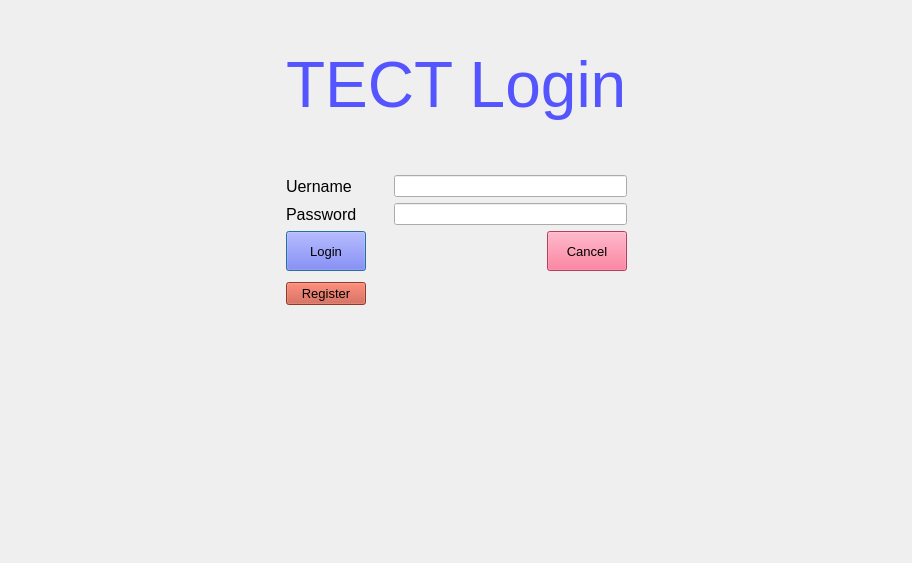
<?xml version="1.0" encoding="UTF-8"?>
<ui version="4.0">
 <class>Login</class>
 <widget class="QDialog" name="Login">
  <property name="geometry">
   <rect>
    <x>0</x>
    <y>0</y>
    <width>912</width>
    <height>563</height>
   </rect>
  </property>
  <property name="sizePolicy">
   <sizepolicy hsizetype="Fixed" vsizetype="Fixed">
    <horstretch>0</horstretch>
    <verstretch>0</verstretch>
   </sizepolicy>
  </property>
  <property name="windowTitle">
   <string>Login</string>
  </property>
  <property name="autoFillBackground">
   <bool>true</bool>
  </property>
  <layout class="QGridLayout" name="TopGirdLayout">
   <item row="0" column="0">
    <layout class="QVBoxLayout" name="verticalLayout_6">
     <item>
      <layout class="QHBoxLayout" name="horizontalLayout_8">
       <item>
        <spacer name="horizontalSpacer_3">
         <property name="orientation">
          <enum>Qt::Horizontal</enum>
         </property>
         <property name="sizeHint" stdset="0">
          <size>
           <width>196</width>
           <height>14</height>
          </size>
         </property>
        </spacer>
       </item>
       <item>
        <layout class="QVBoxLayout" name="VL_component">
         <item>
          <layout class="QVBoxLayout" name="verticalLayout_2">
           <item>
            <spacer name="verticalSpacer_7">
             <property name="orientation">
              <enum>Qt::Vertical</enum>
             </property>
             <property name="sizeHint" stdset="0">
              <size>
               <width>20</width>
               <height>38</height>
              </size>
             </property>
            </spacer>
           </item>
           <item>
            <widget class="QLabel" name="label_3">
             <property name="font">
              <font>
               <family>MS UI Gothic</family>
               <pointsize>48</pointsize>
              </font>
             </property>
             <property name="styleSheet">
              <string notr="true">color: rgb(85, 85, 255);</string>
             </property>
             <property name="text">
              <string>TECT Login</string>
             </property>
            </widget>
           </item>
           <item>
            <spacer name="verticalSpacer_2">
             <property name="orientation">
              <enum>Qt::Vertical</enum>
             </property>
             <property name="sizeHint" stdset="0">
              <size>
               <width>20</width>
               <height>48</height>
              </size>
             </property>
            </spacer>
           </item>
          </layout>
         </item>
         <item>
          <layout class="QVBoxLayout" name="verticalLayout_4">
           <item>
            <layout class="QVBoxLayout" name="verticalLayout">
             <item>
              <layout class="QHBoxLayout" name="horizontalLayout">
               <item>
                <widget class="QLabel" name="label">
                 <property name="minimumSize">
                  <size>
                   <width>102</width>
                   <height>0</height>
                  </size>
                 </property>
                 <property name="font">
                  <font>
                   <pointsize>12</pointsize>
                  </font>
                 </property>
                 <property name="text">
                  <string>Uername</string>
                 </property>
                </widget>
               </item>
               <item>
                <widget class="QLineEdit" name="LE_user"/>
               </item>
              </layout>
             </item>
             <item>
              <layout class="QHBoxLayout" name="horizontalLayout_2">
               <item>
                <widget class="QLabel" name="label_2">
                 <property name="sizePolicy">
                  <sizepolicy hsizetype="Fixed" vsizetype="Preferred">
                   <horstretch>0</horstretch>
                   <verstretch>0</verstretch>
                  </sizepolicy>
                 </property>
                 <property name="minimumSize">
                  <size>
                   <width>102</width>
                   <height>0</height>
                  </size>
                 </property>
                 <property name="font">
                  <font>
                   <pointsize>12</pointsize>
                  </font>
                 </property>
                 <property name="text">
                  <string>Password</string>
                 </property>
                </widget>
               </item>
               <item>
                <widget class="QLineEdit" name="LE_Password"/>
               </item>
              </layout>
             </item>
            </layout>
           </item>
           <item>
            <layout class="QHBoxLayout" name="horizontalLayout_3">
             <item>
              <widget class="QPushButton" name="B_Login">
               <property name="sizePolicy">
                <sizepolicy hsizetype="Preferred" vsizetype="Preferred">
                 <horstretch>0</horstretch>
                 <verstretch>0</verstretch>
                </sizepolicy>
               </property>
               <property name="font">
                <font>
                 <pointsize>10</pointsize>
                 <weight>50</weight>
                 <bold>false</bold>
                </font>
               </property>
               <property name="styleSheet">
                <string notr="true">image: url(:/Login/imageresource/login.png);
background-color: rgb(85, 85, 255);</string>
               </property>
               <property name="text">
                <string>Login</string>
               </property>
              </widget>
             </item>
             <item>
              <spacer name="verticalSpacer_3">
               <property name="orientation">
                <enum>Qt::Vertical</enum>
               </property>
               <property name="sizeType">
                <enum>QSizePolicy::Preferred</enum>
               </property>
               <property name="sizeHint" stdset="0">
                <size>
                 <width>20</width>
                 <height>40</height>
                </size>
               </property>
              </spacer>
             </item>
             <item>
              <spacer name="horizontalSpacer_5">
               <property name="orientation">
                <enum>Qt::Horizontal</enum>
               </property>
               <property name="sizeType">
                <enum>QSizePolicy::Expanding</enum>
               </property>
               <property name="sizeHint" stdset="0">
                <size>
                 <width>40</width>
                 <height>20</height>
                </size>
               </property>
              </spacer>
             </item>
             <item>
              <spacer name="verticalSpacer_4">
               <property name="orientation">
                <enum>Qt::Vertical</enum>
               </property>
               <property name="sizeType">
                <enum>QSizePolicy::Preferred</enum>
               </property>
               <property name="sizeHint" stdset="0">
                <size>
                 <width>20</width>
                 <height>40</height>
                </size>
               </property>
              </spacer>
             </item>
             <item>
              <widget class="QPushButton" name="B_Cancel">
               <property name="sizePolicy">
                <sizepolicy hsizetype="Preferred" vsizetype="Preferred">
                 <horstretch>0</horstretch>
                 <verstretch>0</verstretch>
                </sizepolicy>
               </property>
               <property name="font">
                <font>
                 <pointsize>10</pointsize>
                </font>
               </property>
               <property name="styleSheet">
                <string notr="true">image: url(:/Login/imageresource/cancel.png);
background-color: rgb(255, 85, 127);</string>
               </property>
               <property name="text">
                <string>Cancel</string>
               </property>
              </widget>
             </item>
            </layout>
           </item>
           <item>
            <layout class="QHBoxLayout" name="horizontalLayout_4">
             <item>
              <widget class="QPushButton" name="B_Register">
               <property name="sizePolicy">
                <sizepolicy hsizetype="Preferred" vsizetype="Fixed">
                 <horstretch>0</horstretch>
                 <verstretch>0</verstretch>
                </sizepolicy>
               </property>
               <property name="font">
                <font>
                 <pointsize>10</pointsize>
                </font>
               </property>
               <property name="styleSheet">
                <string notr="true">background-color: rgb(200, 80, 59);</string>
               </property>
               <property name="text">
                <string>Register</string>
               </property>
              </widget>
             </item>
             <item>
              <spacer name="horizontalSpacer">
               <property name="orientation">
                <enum>Qt::Horizontal</enum>
               </property>
               <property name="sizeHint" stdset="0">
                <size>
                 <width>136</width>
                 <height>34</height>
                </size>
               </property>
              </spacer>
             </item>
            </layout>
           </item>
          </layout>
         </item>
        </layout>
       </item>
       <item>
        <spacer name="horizontalSpacer_2">
         <property name="orientation">
          <enum>Qt::Horizontal</enum>
         </property>
         <property name="sizeHint" stdset="0">
          <size>
           <width>226</width>
           <height>14</height>
          </size>
         </property>
        </spacer>
       </item>
      </layout>
     </item>
     <item>
      <spacer name="verticalSpacer">
       <property name="orientation">
        <enum>Qt::Vertical</enum>
       </property>
       <property name="sizeType">
        <enum>QSizePolicy::MinimumExpanding</enum>
       </property>
       <property name="sizeHint" stdset="0">
        <size>
         <width>20</width>
         <height>138</height>
        </size>
       </property>
      </spacer>
     </item>
    </layout>
   </item>
  </layout>
 </widget>
 <resources/>
 <connections/>
</ui>
